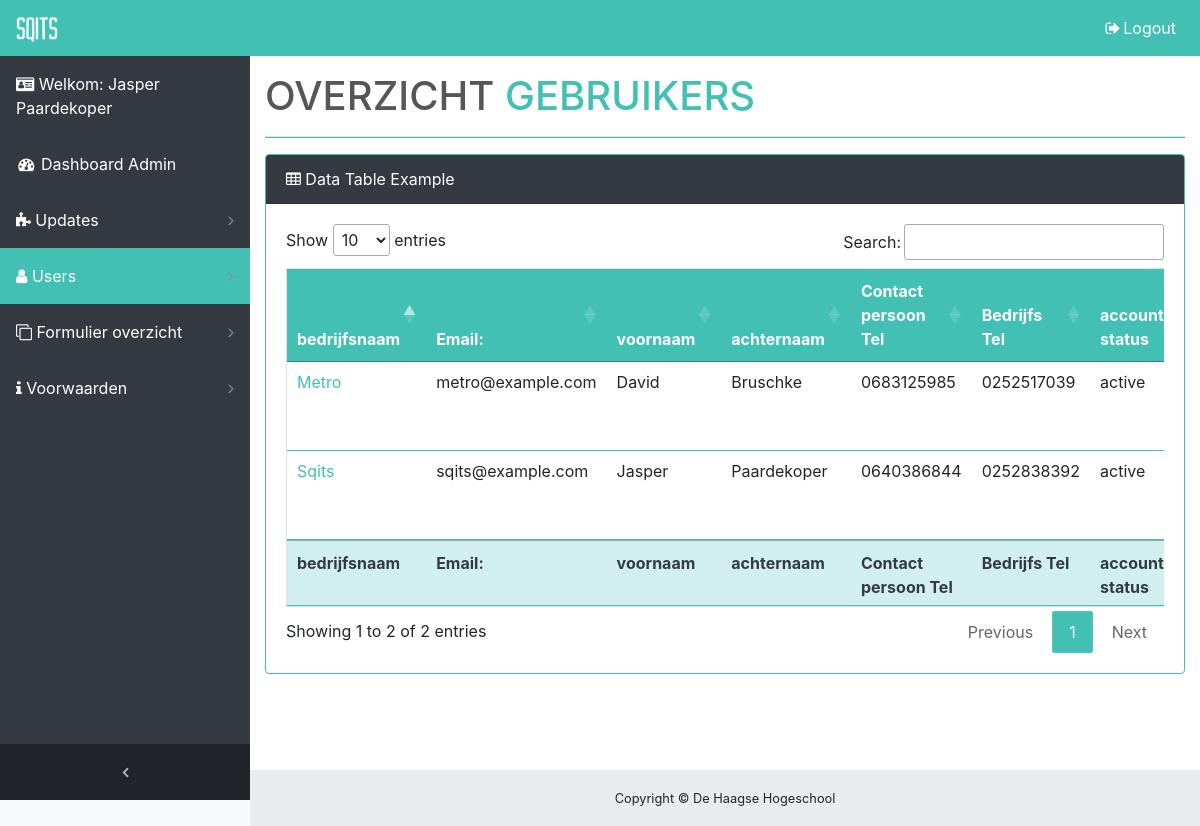
The app's page /user/index.php (signed in) with its own data.
### tables this page shows
CREATE TABLE `user` (
  `user_id` int(11) NOT NULL AUTO_INCREMENT,
  `company_id` int(11) NOT NULL,
  `username` varchar(45) NOT NULL,
  `password` varchar(255) NOT NULL,
  `first_name` varchar(40) DEFAULT NULL,
  `last_name` varchar(45) DEFAULT NULL,
  `role` enum('admin','user') NOT NULL,
  `status` enum('active','inactive') NOT NULL,
  `last_visit` date NOT NULL,
  `created_date` date NOT NULL,
  PRIMARY KEY (`user_id`),
  UNIQUE KEY `email_UNIQUE` (`username`)
);

CREATE TABLE `company` (
  `company_id` int(11) NOT NULL AUTO_INCREMENT,
  `phone` varchar(10) DEFAULT NULL,
  `company_name` varchar(45) NOT NULL,
  `email` varchar(45) NOT NULL,
  `kvk` varchar(10) NOT NULL,
  `zip_code` varchar(45) NOT NULL,
  `address` varchar(45) NOT NULL,
  `location` varchar(45) NOT NULL,
  `created_date` date NOT NULL,
  PRIMARY KEY (`company_id`),
  UNIQUE KEY `company_id_UNIQUE` (`company_id`)
);

CREATE TABLE `phone` (
  `user_id` int(11) NOT NULL,
  `phone_number` varchar(10) DEFAULT NULL,
  PRIMARY KEY (`user_id`),
  UNIQUE KEY `user_id_UNIQUE` (`user_id`),
  UNIQUE KEY `phone_number_UNIQUE` (`phone_number`)
);

### system/function.php (called while the page is built, shortened)
<?php
function isLoggedIn() {
    return isset($_SESSION['id']);
}
function getUserRole() {
    return $_SESSION['id']['role'];
}

### user/index.php (the view, shortened to what this page needs)
<?php
require_once('../system/config.php');
require_once('../templates/content.php');
if ($_SESSION["id"]) {
    switch (getUserRole()) {
        case "admin":
            try {
                $query = $conn->prepare("SELECT u.*, p.*, c.*
                                          FROM `user` as u
                                          INNER JOIN company as c  ON u.company_id = c.company_id
                                          LEFT JOIN phone as p ON u.user_id = p.user_id
                                          ");
                $query->execute();
            } catch (PDOException $e) {
                $sMsg = '<p>
                    Regulnummer: ' . $e->getLine() . '<br />
                    Bestand: ' . $e->getFile() . '<br />
                    Foutmedling: ' . $e->getMessage() .
                    '</p>';
                trigger_error($sMsg);
            }
            echo '<div class="content-wrapper">';
            echo '<div class="container-fluid">';
            echo " <div class=\"card mb-3\">
                <div class=\"card-header\">
                    <i class=\"fa fa-table\"></i> Data Table Example</div>
                <div class=\"card-body\">
                    <div class=\"table-responsive\">
                        <table class=\"table table-bordered\" id=\"table_id\" width=\"100%\" cellspacing=\"0\">
                        <thead>
                            <tr>
                             <th>bedrijfsnaam</th>
                             <th>Email: </th>
                             <th>voornaam</th>
                             <th>achternaam</th>
                             <th>Contact persoon Tel</th>
                             <th>Bedrijfs Tel</th>
                             <th>account status</th>
                             <th>laatse bezoek</th>
                             <th>Gemaakt op</th>
                             <th>acties</th>
                            </tr>
                        </thead>
                        <tfoot>
                            <tr>
                                <th>bedrijfsnaam</th>
                             <th>Email: </th>
                             <th>voornaam</th>
                             <th>achternaam</th>
                             <th>Contact persoon Tel</th>
                             <th>Bedrijfs Tel</th>
                             <th>account status</th>
                             <th>laatse bezoek</th>
                             <th>Gemaakt op</th>
                             <th>acties</th>
                            </tr>
                        </tfoot>
                     <tbody>";
            while ($row = $query->fetch(PDO::FETCH_ASSOC)) {
                $user_id = $row['user_id'];
                $first_name = $row['first_name'];
                $last_name = $row['last_name'];
                $email = $row['email'];
                $last_visit = $row['last_visit'];
                $active = $row['status'];
                $created_date = $row['created_date'];
                $company_name = $row['company_name'];
                $phoneU = $row['phone_number'];
                $phoneC = $row['phone'];
                echo "<tr>
                <td><a href=\"update.php?action=delete&id=$user_id\">" . htmlentities($company_name) . "</a></td>
                <td>" . htmlentities($email) . "</td>
                <td>" . htmlentities($first_name) . "</td>
                <td>" . htmlentities($last_name) . "</td>
                   <td>" . htmlentities($phoneU) . "</td>
                   <td>" . htmlentities($phoneC) . "</td>
                <td>" . htmlentities($active) . "</td>
                  <td>" . htmlentities($last_visit) . "</td>
                <td>" . htmlentities($created_date) . "</td>
                    <td> <a href=\"update.php?action=update&id=$user_id\"><i class='fa fa-edit'></i> Wijzigen</a>
                    <a onclick=\"return confirm('Weet u zeker dat u het bedrijf < $company_name >  contactpersoon < $first_name $last_name > het wilt verwijderen?')\" href=\"delete.php?action=delete&id=$user_id\"><i class='fa fa-trash-o text-danger'></i></a></td>
                            </tr>";
            }
            echo "       </tbody>
            </table>
          </div>
        </div>
      </div>
    </div>";
            break;
    }
} else {
    echo "please login first on login page";
    header("Location:../login.php");
    exit;
}

### assets/css/sb-admin.css (style rules this page uses)
html { position: relative; min-height: 100%; }
body { overflow-x: hidden; }
body.sticky-footer { margin-bottom: 56px; }
body.sticky-footer .content-wrapper { min-height: calc(100vh - 56px - 56px); }
body.fixed-nav { padding-top: 56px; }
.content-wrapper { min-height: calc(100vh - 56px); padding-top: 1rem; }
.content-wrapper { overflow-x: hidden; background: white; }
@media (min-width: 992px) { .content-wrapper { margin-left: 250px; } }

### assets/css/customize.css (style rules this page uses)
thead { background-color: #42c0b3 !important; color: #fff !important; }
.odd a, .even a { color: #42c0b3 !important; }
.card-header { background-color: #343a40 !important; color: #fff; }
.table-bordered td, .table-bordered th { border: none; border-bottom: 1px solid #42c0b3; }
table.dataTable tfoot th, table.dataTable tfoot td { background-color: #42c0b33d; color: #343a40; }
.card { border: 1px solid #42c0b3 !important; }
.mb-3, .my-3 { margin-bottom: 6rem!important; }

### records on screen
user: company.company_name "Sqits", company.email "sqits@example.com", first_name "Jasper", last_name "Paardekoper", phone.phone_number "0640386844", company.phone "0252838392", status "active"
user: company.company_name "Metro", company.email "metro@example.com", first_name "David", last_name "Bruschke", phone.phone_number "0683125985", company.phone "0252517039", status "active"

### other values on screen
$_SESSION['id']['first_name'] "Jasper"
$_SESSION['id']['last_name'] "Paardekoper"
$panelDescription1 "OVERZICHT"
$panelDescription2 "GEBRUIKERS"
